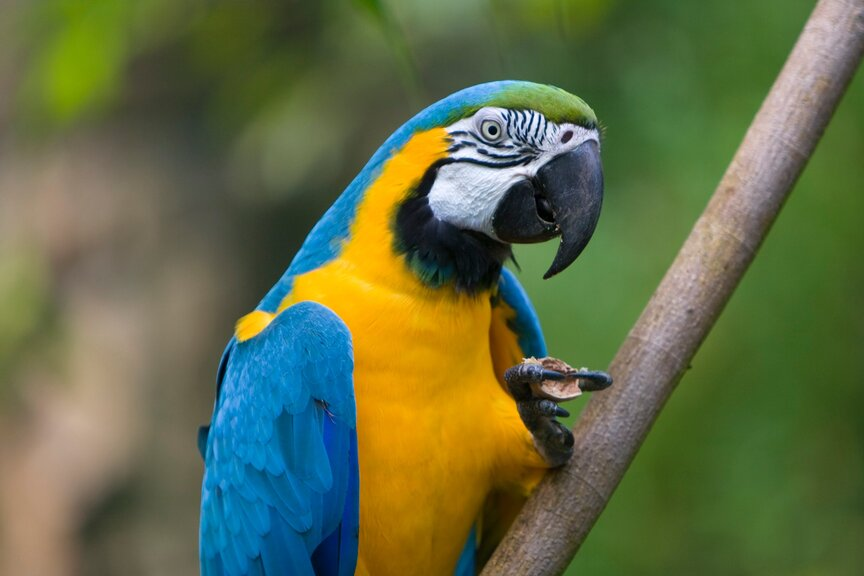
#> input picture opencv/images/sample.jpg, 864 x 576 px
$ python 03_color_spaces.py
#> lines starting #> are read from the running program, lines starting #| are printed output that depends on the picture
#!/usr/bin/env python
# -*- coding: utf-8 -*-

"""
OpenCV Renk Uzayları ve Dönüşümleri
-----------------------------------
Bu script, OpenCV ile farklı renk uzaylarını ve aralarındaki dönüşümleri göstermektedir:
- RGB/BGR
- Gri tonlama
- HSV (Hue, Saturation, Value)
- LAB
- YCrCb
- Renk kanallarına ayırma ve birleştirme
"""

import cv2
import numpy as np
import matplotlib.pyplot as plt
import os

def display_images(images, titles, filename=None, cmap=None):
    """Birden fazla görüntüyü yan yana gösterir ve kaydeder."""
    n = len(images)
    rows = (n + 2) // 3  # Her satırda en fazla 3 görüntü

    plt.figure(figsize=(15, 5 * rows))

    for i, (img, title) in enumerate(zip(images, titles)):
        plt.subplot(rows, min(n, 3), i+1)

        # Eğer görüntü BGR formatındaysa ve cmap belirtilmemişse RGB'ye dönüştür
        if cmap is None and len(img.shape) == 3 and img.shape[2] == 3:
            img = cv2.cvtColor(img, cv2.COLOR_BGR2RGB)

        plt.imshow(img, cmap=cmap)
        plt.title(title)
        plt.axis('off')

    plt.tight_layout()

    if filename:
        plt.savefig(filename)
        print(f"Görüntü kaydedildi: {filename}")

    plt.show()

def display_channels(channels, channel_names, color_maps, filename=None):
    """Renk kanallarını ayrı ayrı gösterir."""
    n = len(channels)
    plt.figure(figsize=(15, 5))

    for i, (channel, name, cmap) in enumerate(zip(channels, channel_names, color_maps)):
        plt.subplot(1, n, i+1)
        plt.imshow(channel, cmap=cmap)
        plt.title(name)
        plt.axis('off')

    plt.tight_layout()

    if filename:
        plt.savefig(filename)
        print(f"Görüntü kaydedildi: {filename}")

    plt.show()

def main():
    print("OpenCV Renk Uzayları ve Dönüşümleri")
    print("-" * 40)

    # Örnek görüntüyü yükle
    sample_img_path = "../images/sample.jpg"

    if not os.path.exists(sample_img_path):
        print(f"Hata: Örnek görüntü bulunamadı: {sample_img_path}")
        print("Lütfen önce 01_basics.py scriptini çalıştırın.")
        return

    # Görüntüyü oku
    img = cv2.imread(sample_img_path)
#> img is the input picture: shape (576, 864, 3); mean B, G, R 70.6, 108.1, 97.2

    if img is None:
        print(f"Hata: Görüntü okunamadı: {sample_img_path}")
        return

    # 1. BGR ve RGB
    print("\n1. BGR ve RGB Renk Uzayları")

    # OpenCV BGR formatından RGB'ye dönüştürme
    img_rgb = cv2.cvtColor(img, cv2.COLOR_BGR2RGB)

    # Sonuçları göster
    display_images(
        [img, img_rgb],
        ["BGR (OpenCV Formatı)", "RGB"],
        "../images/bgr_rgb.png"
    )
#> in display_images, `n = len(images)`: n = 2
#> in display_images, `rows = (n + 2) // 3`: rows = 1
#> the loop in display_images, `for i, (img, title) in enumerate(zip(images, titles)):` made 2 passes
#> title on passes 1 to 2: 'BGR (OpenCV Formatı)', 'RGB'

    # 2. Gri Tonlama
    print("\n2. Gri Tonlama")

    # BGR'den gri tonlamaya dönüştürme
    img_gray = cv2.cvtColor(img, cv2.COLOR_BGR2GRAY)
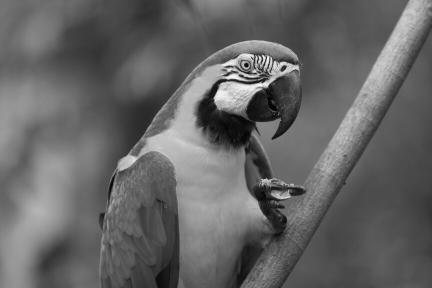
#> img_gray: shape (576, 864) (shown at 1/2 size); min 0, max 251, mean 100.6

    # Sonuçları göster
    display_images(
        [img_rgb, img_gray],
        ["Orijinal (RGB)", "Gri Tonlama"],
        "../images/grayscale.png",
        cmap='gray'
    )
#> the loop in display_images (call 2), `for i, (img, title) in enumerate(zip(images, titles)):` made 2 passes

    # 3. HSV (Hue, Saturation, Value)
    print("\n3. HSV Renk Uzayı")

    # BGR'den HSV'ye dönüştürme
    img_hsv = cv2.cvtColor(img, cv2.COLOR_BGR2HSV)
#> img_hsv: shape (576, 864, 3); mean H, S, V 46.1, 132.5, 123.8

    # HSV kanallarını ayır
    h, s, v = cv2.split(img_hsv)
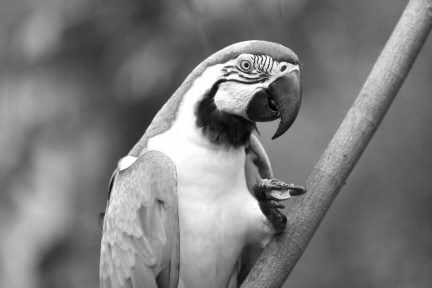
#> v: shape (576, 864) (shown at 1/2 size); min 0, max 255, mean 123.8

    # Sonuçları göster
    display_images(
        [img_rgb, img_hsv],
        ["Orijinal (RGB)", "HSV"],
        "../images/hsv.png"
    )

    # HSV kanallarını göster
    display_channels(
        [h, s, v],
        ["Hue (Renk Tonu)", "Saturation (Doygunluk)", "Value (Parlaklık)"],
        ['hsv', 'gray', 'gray'],
        "../images/hsv_channels.png"
    )
#> in display_channels, `n = len(channels)`: n = 3
#> the loop in display_channels, `for i, (channel, name, cmap) in enumerate(zip(channels, channel_names,..` made 3 passes

    # 4. LAB Renk Uzayı
    print("\n4. LAB Renk Uzayı")

    # BGR'den LAB'a dönüştürme
    img_lab = cv2.cvtColor(img, cv2.COLOR_BGR2LAB)
#> img_lab: shape (576, 864, 3); mean of channels 0, 1, 2 113.1, 121, 146.5

    # LAB kanallarını ayır
    l, a, b = cv2.split(img_lab)

    # # Sonuçları göster
    # display_images(
    #     [img_rgb, img_lab],
    #     ["Orijinal (RGB)", "LAB"],
    #     "../images/lab.png"
    # )
    #
    # # LAB kanallarını göster
    # display_channels(
    #     [l, a, b],
    #     ["L (Lightness)", "A (Green-Red)", "B (Blue-Yellow)"],
    #     ['gray', 'gray', 'gray'],
    #     "../images/lab_channels.png"
    # )

    # 5. YCrCb Renk Uzayı
    print("\n5. YCrCb Renk Uzayı")

    # BGR'den YCrCb'ye dönüştürme
    img_ycrcb = cv2.cvtColor(img, cv2.COLOR_BGR2YCrCb)
#> img_ycrcb: shape (576, 864, 3); mean of channels 0, 1, 2 100.6, 125.6, 111.1

    # YCrCb kanallarını ayır
    y, cr, cb = cv2.split(img_ycrcb)

    # # Sonuçları göster
    # display_images(
    #     [img_rgb, img_ycrcb],
    #     ["Orijinal (RGB)", "YCrCb"],
    #     "../images/ycrcb.png"
    # )
    #
    # # YCrCb kanallarını göster
    # display_channels(
    #     [y, cr, cb],
    #     ["Y (Luminance)", "Cr (Red-Difference)", "Cb (Blue-Difference)"],
    #     ['gray', 'gray', 'gray'],
    #     "../images/ycrcb_channels.png"
    # )

    # 6. BGR Kanallarına Ayırma ve Birleştirme
    print("\n6. BGR Kanallarına Ayırma ve Birleştirme")

    # BGR kanallarını ayır
    b, g, r = cv2.split(img)
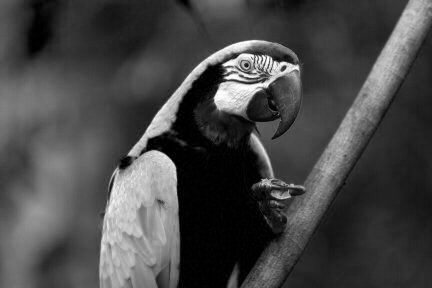
#> b: shape (576, 864) (shown at 1/2 size); min 0, max 255, mean 70.6

    # Sıfır matrisleri oluştur
    zeros = np.zeros_like(b)

    # Sadece bir kanalı içeren görüntüler oluştur
    img_b = cv2.merge([b, zeros, zeros])  # Sadece mavi kanal
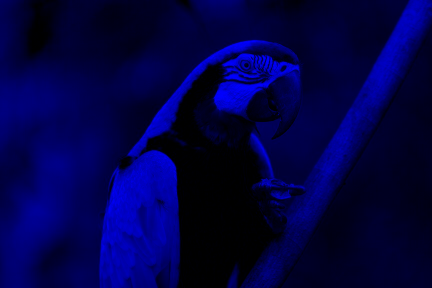
#> img_b: shape (576, 864, 3) (shown at 1/2 size); mean of channels 0, 1, 2 70.6, 0, 0; drawn as B, G, R
    img_g = cv2.merge([zeros, g, zeros])  # Sadece yeşil kanal
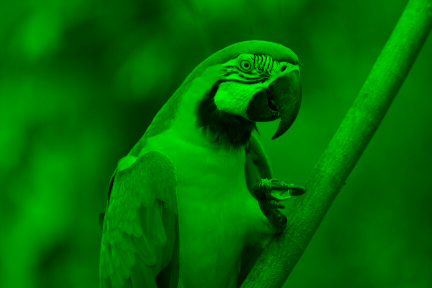
#> img_g: shape (576, 864, 3) (shown at 1/2 size); mean of channels 0, 1, 2 0, 108.1, 0; drawn as B, G, R
    img_r = cv2.merge([zeros, zeros, r])  # Sadece kırmızı kanal
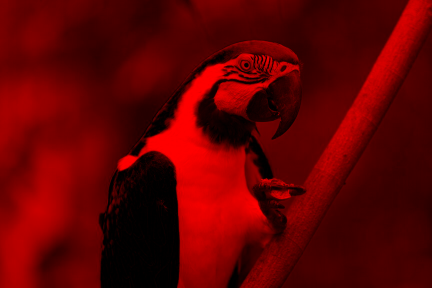
#> img_r: shape (576, 864, 3) (shown at 1/2 size); mean of channels 0, 1, 2 0, 0, 97.2; drawn as B, G, R

    # Kanalları birleştir
    img_merged = cv2.merge([b, g, r])

    # # BGR kanallarını göster
    display_channels(
        [b, g, r],
        ["Blue Channel", "Green Channel", "Red Channel"],
        ['Blues', 'Greens', 'Reds'],
        "../images/bgr_channels.png"
    )
#> the loop in display_channels (call 2), `for i, (channel, name, cmap) in enumerate(zip(channels, channel_names,..` made 3 passes

    # Tek kanallı görüntüleri göster
    display_images(
        [img_rgb, img_b, img_g, img_r, img_merged],
        ["Orijinal", "Sadece Mavi", "Sadece Yeşil", "Sadece Kırmızı", "Birleştirilmiş"],
        "../images/bgr_isolated.png"
    )
#> call 4 of display_images, with filename = '../images/bgr_isolated.png'
#> in display_images (call 4), `n = len(images)`: n = 5
#> in display_images (call 4), `rows = (n + 2) // 3`: rows = 2
#> the loop in display_images (call 4), `for i, (img, title) in enumerate(zip(images, titles)):` made 5 passes
#> in display_images (call 4), `plt.savefig(filename)`:
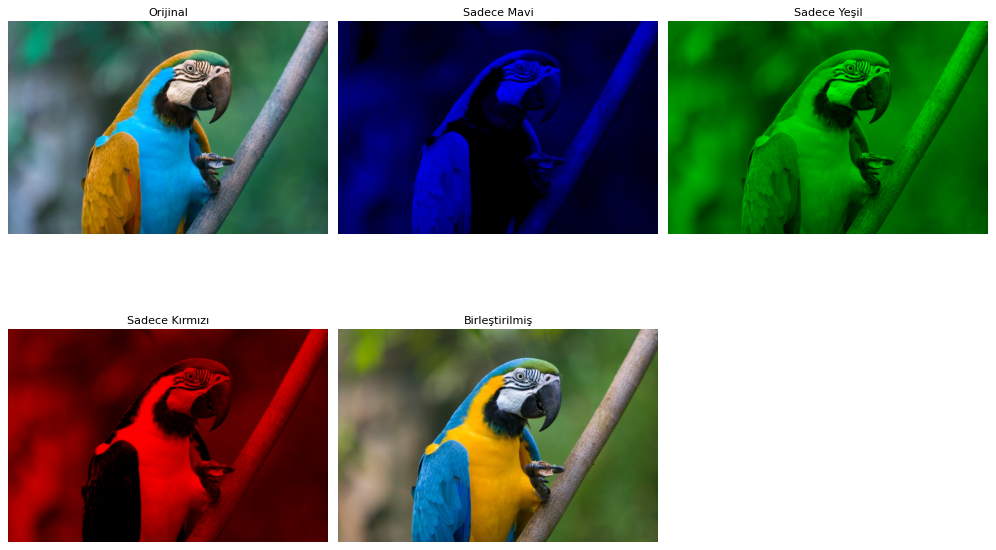
#> figure drawn by matplotlib, 5 panels; B, G, R data is drawn as R, G, B

    print("\nRenk uzayları ve dönüşümleri tamamlandı!")

if __name__ == "__main__":
    main()

$ run again, with opencv/images/lab.png saved as opencv/images/sample.jpg
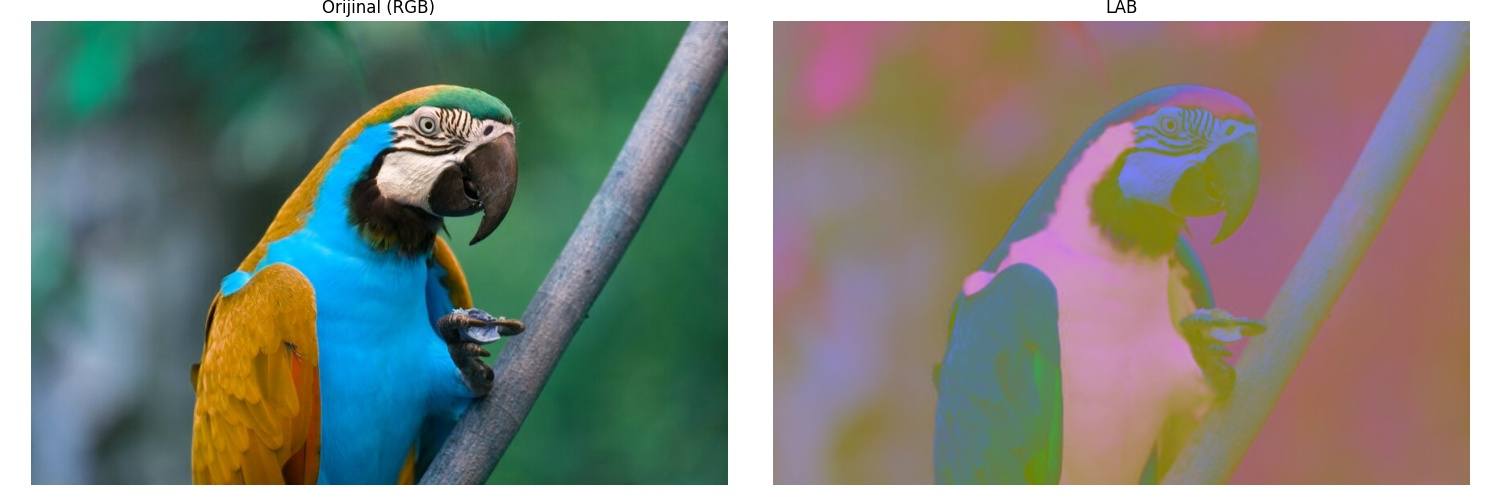
#> input picture opencv/images/lab.png, 1500 x 500 px
#> in main, img is the input picture: shape (500, 1500, 3); mean B, G, R 125.2, 133.3, 128.1
#> in display_images, `n = len(images)`: n = 2
#> rows = 1
#> the loop in display_images, `for i, (img, title) in enumerate(zip(images, titles)):` made 2 passes
#> title on passes 1 to 2: 'BGR (OpenCV Formatı)', 'RGB'
#> the loop in display_images (call 2), `for i, (img, title) in enumerate(zip(images, titles)):` made 2 passes
#> img_hsv: shape (500, 1500, 3); mean H, S, V 66.9, 95.1, 154.2
#> in main, `h, s, v = cv2.split(img_hsv)`:
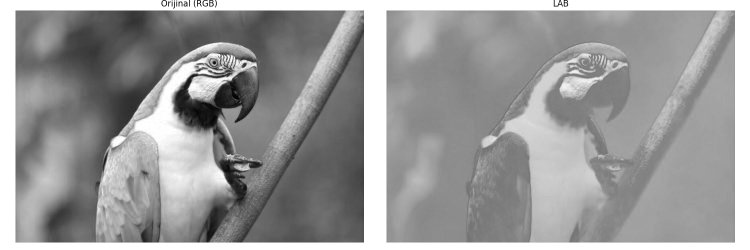
#> v: shape (500, 1500) (shown at 1/2 size); min 0, max 255, mean 154.2
#> in display_channels, `n = len(channels)`: n = 3
#> the loop in display_channels, `for i, (channel, name, cmap) in enumerate(zip(channels, channel_names,..` made 3 passes
#> img_lab: shape (500, 1500, 3); mean of channels 0, 1, 2 140.9, 127.3, 132.8
#> img_ycrcb: shape (500, 1500, 3); mean of channels 0, 1, 2 130.9, 126.1, 124.8
#> in main, `img_r = cv2.merge([zeros, zeros, r])`:
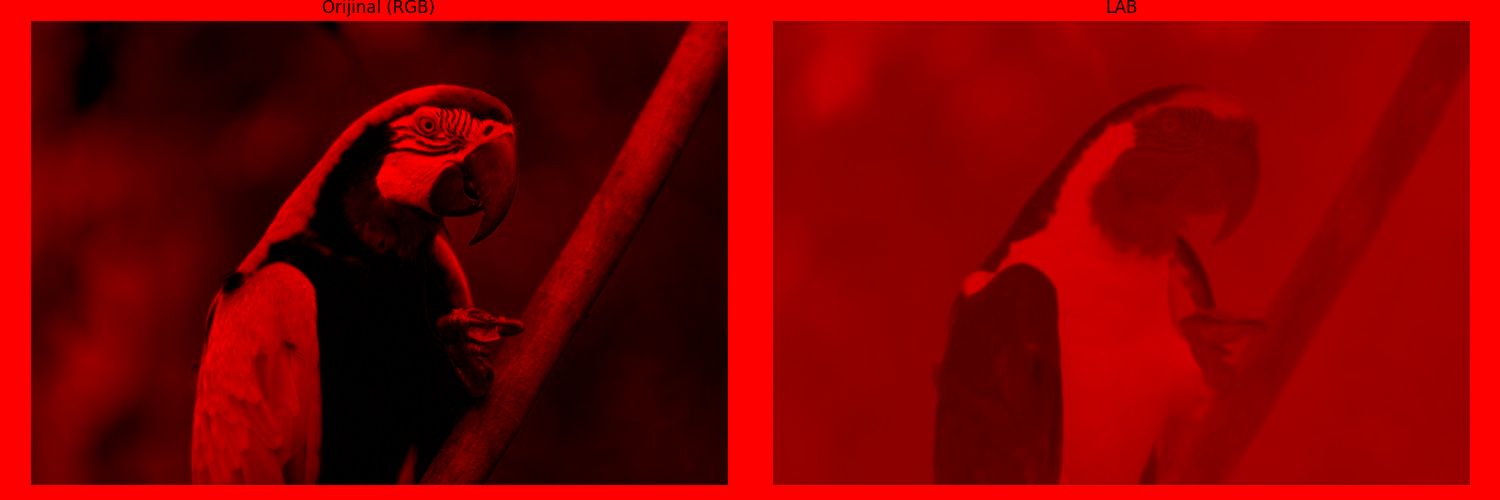
#> img_r: shape (500, 1500, 3); mean of channels 0, 1, 2 0, 0, 128.1; drawn as B, G, R
#> the loop in display_channels (call 2), `for i, (channel, name, cmap) in enumerate(zip(channels, channel_names,..` made 3 passes

$ run again, with opencv/images/lab_channels.png saved as opencv/images/sample.jpg
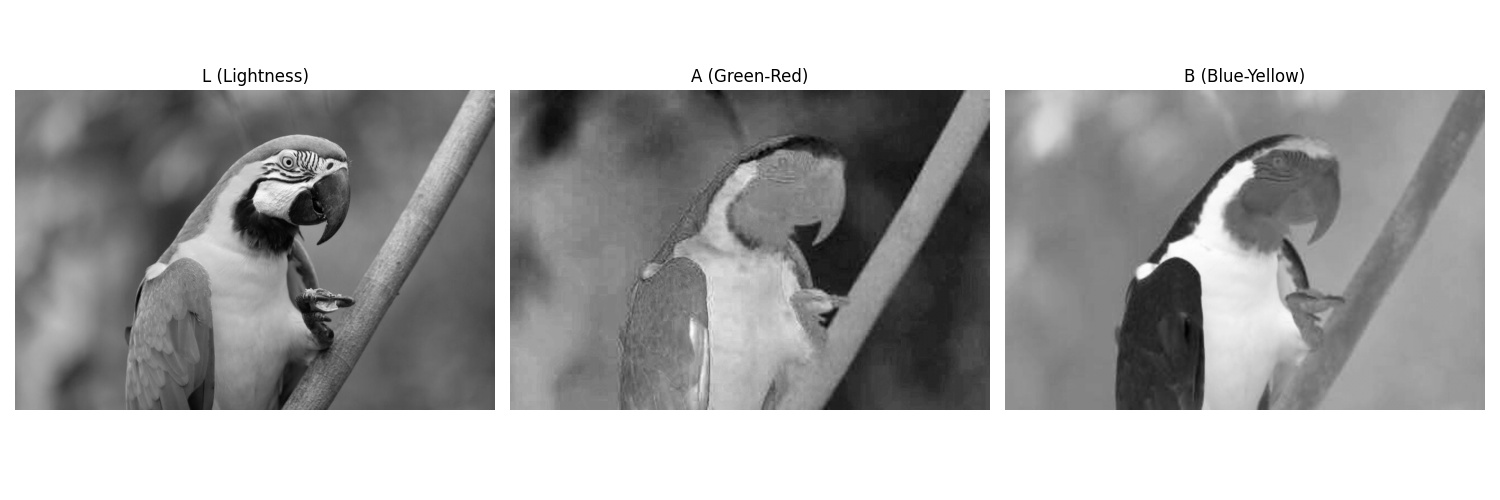
#> input picture opencv/images/lab_channels.png, 1500 x 500 px
#> in main, img is the input picture: shape (500, 1500, 3); min 0, max 255, mean 172.2
#> in display_images, `n = len(images)`: n = 2
#> rows = 1
#> the loop in display_images, `for i, (img, title) in enumerate(zip(images, titles)):` made 2 passes
#> title on passes 1 to 2: 'BGR (OpenCV Formatı)', 'RGB'
#> the loop in display_images (call 2), `for i, (img, title) in enumerate(zip(images, titles)):` made 2 passes
#> img_hsv: shape (500, 1500, 3); mean H, S, V 0, 0, 172.2
#> h: shape (500, 1500); every value is 0
#> the loop in display_images (call 3), `for i, (img, title) in enumerate(zip(images, titles)):` made 2 passes
#> in display_images (call 3), `plt.savefig(filename)`:
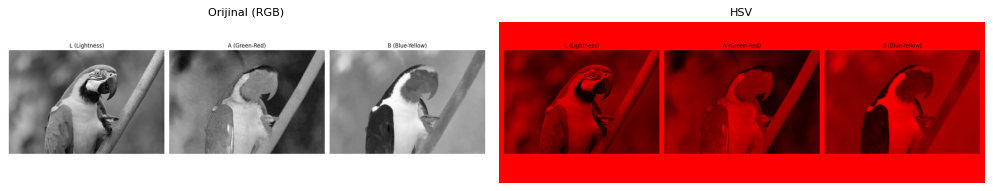
#> figure drawn by matplotlib, 2 panels
#> in display_channels, `n = len(channels)`: n = 3
#> the loop in display_channels, `for i, (channel, name, cmap) in enumerate(zip(channels, channel_names,..` made 3 passes
#> img_lab: shape (500, 1500, 3); mean of channels 0, 1, 2 176.5, 128, 128
#> a: shape (500, 1500); every value is 128
#> img_ycrcb: shape (500, 1500, 3); mean of channels 0, 1, 2 172.2, 128, 128
#> in main, `img_g = cv2.merge([zeros, g, zeros])`:
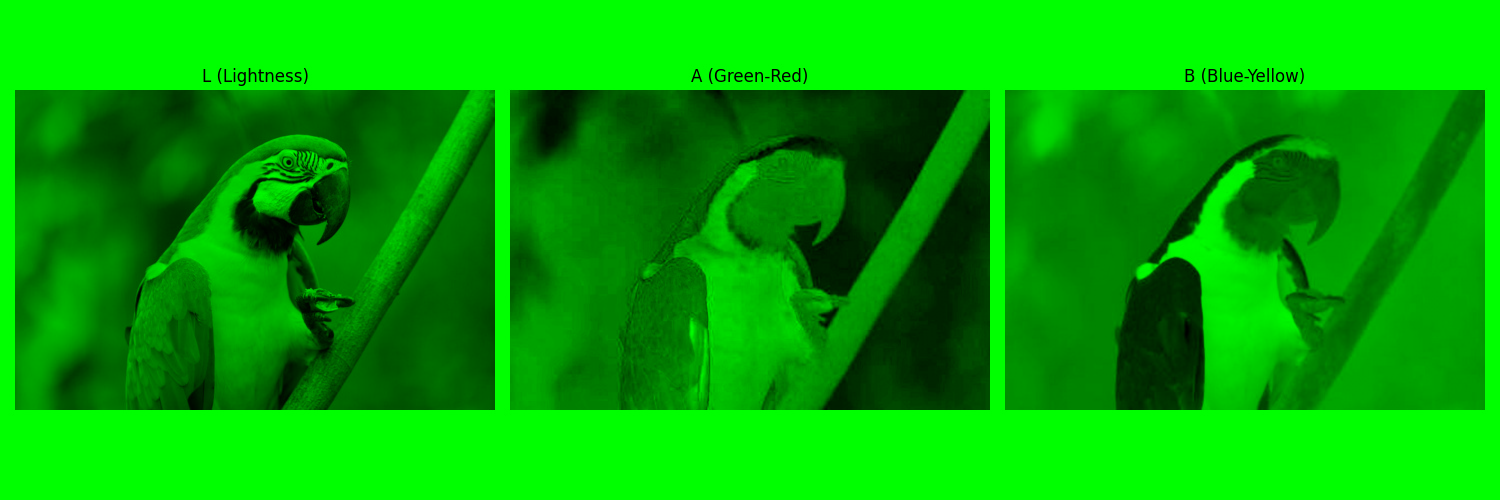
#> img_g: shape (500, 1500, 3); mean of channels 0, 1, 2 0, 172.2, 0; drawn as B, G, R
#> the loop in display_channels (call 2), `for i, (channel, name, cmap) in enumerate(zip(channels, channel_names,..` made 3 passes
